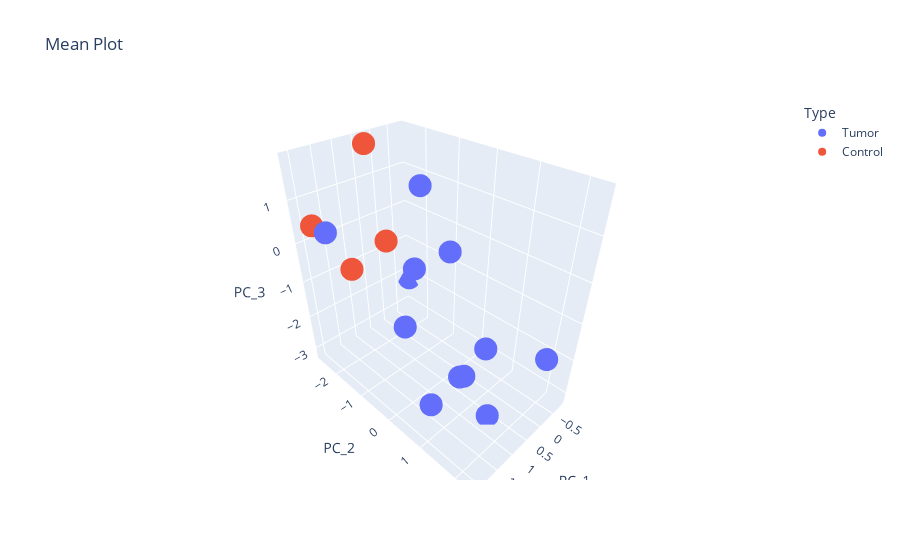

The notebook cell this image was saved under:
### Code cell
# Trying Plotly for 3d graphs
import plotly.express as px

fig = px.scatter_3d(mean_df, x='PC_1', y='PC_2', z='PC_3', title='Mean Plot',color='Type')
# fig.write_html("downloads/mean.html")
fig.show()

### Figure 1 — Plotly figure (JSON) as saved in the notebook; plotly's stock layout.template omitted (floating-point values rounded to 4 significant figures)
{"data": [{"hovertemplate": "Type=Tumor<br>PC_1=%{x}<br>PC_2=%{y}<br>PC_3=%{z}<extra></extra>", "legendgroup": "Tumor", "marker": {"color": "#636efa", "symbol": "circle"}, "mode": "markers", "name": "Tumor", "scene": "scene", "showlegend": true, "type": "scatter3d", "x": [1.455, -0.8425, 1.333, 1.199, 0.6414, -0.002214, 0.6896, 1.573, 2.121, 2.018, 0.5225, 0.1996], "y": [1.329, -2.648, 1.33, -0.1571, 1.288, 2.305, 1.52, 0.6634, -1.67, 0.4535, 0.146, -1.019], "z": [-1.572, -2.241, -1.638, 0.1019, -1.399, -1.438, -3.192, -2.815, 0.6624, -0.5093, 0.3247, 1.254]}, {"hovertemplate": "Type=Control<br>PC_1=%{x}<br>PC_2=%{y}<br>PC_3=%{z}<extra></extra>", "legendgroup": "Control", "marker": {"color": "#EF553B", "symbol": "circle"}, "mode": "markers", "name": "Control", "scene": "scene", "showlegend": true, "type": "scatter3d", "x": [0.4106, 1.406, 2.088, 2.044], "y": [-2.514, -0.7108, -0.9537, -2.302], "z": [1.815, 0.578, 0.1349, 0.5541]}], "layout": {"legend": {"title": {"text": "Type"}, "tracegroupgap": 0}, "scene": {"domain": {"x": [0, 1], "y": [0, 1]}, "xaxis": {"title": {"text": "PC_1"}}, "yaxis": {"title": {"text": "PC_2"}}, "zaxis": {"title": {"text": "PC_3"}}}, "title": {"text": "Mean Plot"}}}
